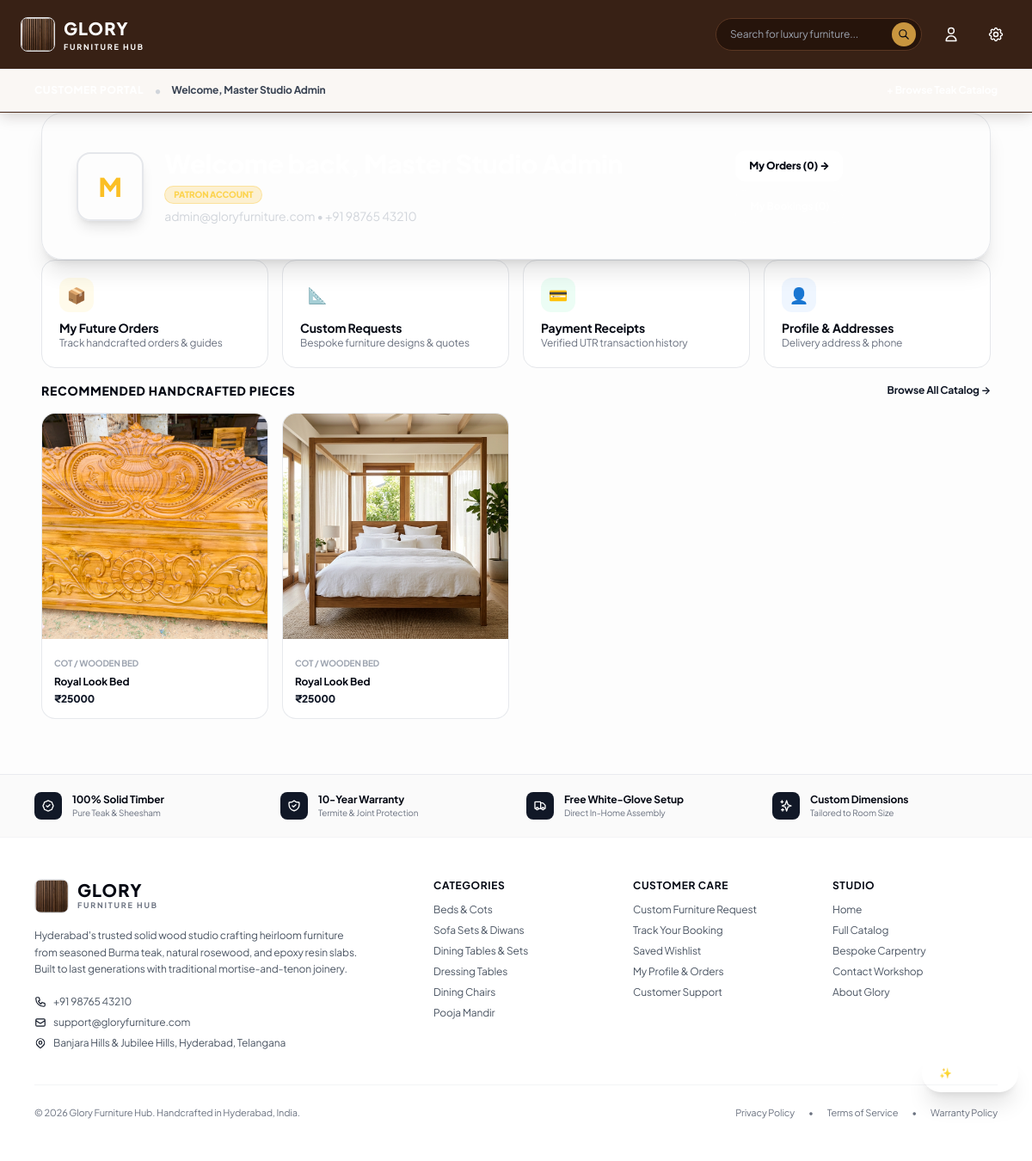
Page /customer/home/ (signed in) on the earlier database version.
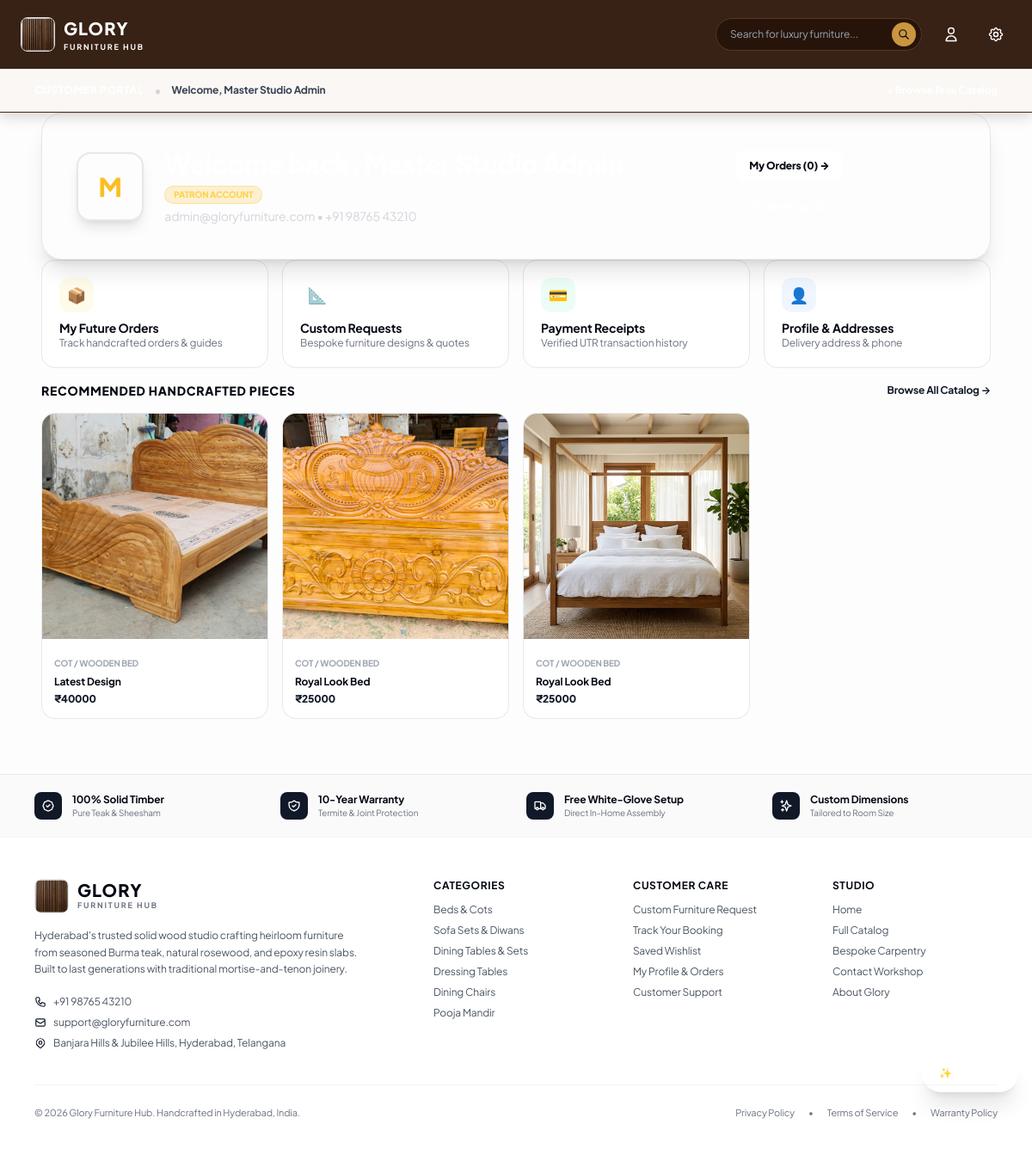
Same page on the later database version.
### apps/store/models.py (models this page shows, shortened)
class Product(models.Model):
    STYLE_CHOICES = [
        ('Classic', 'Classic'),
        ('Modern Minimalist', 'Modern Minimalist'),
        ('Rustic', 'Rustic'),
        ('Traditional', 'Traditional'),
    ]
    name = models.CharField(max_length=250)
    slug = models.SlugField(max_length=250, unique=True, blank=True)
    category = models.ForeignKey(Category, on_delete=models.CASCADE, related_name='products')
    price = models.DecimalField(max_digits=12, decimal_places=2)
    in_stock = models.BooleanField(default=True)
    rating = models.DecimalField(max_digits=3, decimal_places=1, default=5.0)
    review_count = models.PositiveIntegerField(default=1)
    material = models.CharField(max_length=250, default='Solid Teak Wood')
    style = models.CharField(max_length=50, choices=STYLE_CHOICES, default='Classic')
    dimensions = models.CharField(max_length=250, default='Standard')
    lead_time = models.CharField(max_length=120, default='5 - 7 Days Delivery')
    description = models.TextField(blank=True)
    finishes = models.JSONField(default=list, blank=True)
    size_variants = models.JSONField(default=list, blank=True)
    primary_image = models.CharField(max_length=500, default='')
    secondary_images = models.JSONField(default=list, blank=True)
    featured = models.BooleanField(default=False)
    new_arrival = models.BooleanField(default=False)
    created_at = models.DateTimeField(auto_now_add=True)
    class Meta:
        ordering = ['-featured', '-created_at']

class Category(models.Model):
    name = models.CharField(max_length=120, unique=True)
    slug = models.SlugField(max_length=120, unique=True, blank=True)
    room_type = models.CharField(max_length=120, blank=True, default='')
    image = models.CharField(max_length=500, blank=True, default='')
    order = models.PositiveIntegerField(default=0)
    class Meta:
        verbose_name_plural = 'Categories'
        ordering = ['order', 'name']

### apps/accounts/views.py (the view)
# urls.py: path('customer/home/', views.customer_home_view, name='customer_home'),
def customer_home_view(request):
    from django.db.models import Q
    user = request.user if request.user.is_authenticated else None
    customer_email = (user.email if user else None) or request.session.get('glory_user_email')
    if user:
        profile, _ = UserProfile.objects.get_or_create(user=user)
        customer_name = profile.full_name or user.get_full_name() or user.username
        customer_phone = profile.phone or ''
    else:
        customer_name = request.session.get('glory_user_name', 'Valued Patron')
        customer_phone = request.session.get('glory_user_phone', '')
    if user or customer_email:
        query = Q()
        if user:
            query |= Q(user=user)
        if customer_email:
            query |= Q(email__iexact=customer_email)
        orders = Order.objects.filter(query).distinct().prefetch_related('transactions').order_by('-created_at')
        bookings = Booking.objects.filter(email__iexact=customer_email).order_by('-created_at') if customer_email else Booking.objects.none()
    else:
        orders = Order.objects.none()
        bookings = Booking.objects.none()
    latest_order = orders.first()
    featured_products = Product.objects.filter(featured=True)[:4]
    if not featured_products.exists():
        featured_products = Product.objects.all()[:4]
    total_spent = sum((o.paid_amount for o in orders), Decimal('0.00'))
    context = {
        'customer_name': customer_name,
        'customer_email': customer_email or '',
        'customer_phone': customer_phone,
        'orders': orders[:4],
        'total_orders': orders.count(),
        'bookings': bookings[:3],
        'total_bookings': bookings.count(),
        'latest_order': latest_order,
        'featured_products': featured_products,
        'total_spent': f"₹{int(total_spent):,}",
    }
    return render(request, 'customer/customer_home.html', context)

### templates/customer/customer_home.html (shortened to what the changed rows need)
{% extends 'base.html' %}
{% load static %}
{% block content %}
<div class="w-full max-w-6xl mx-auto px-4 sm:px-6 lg:px-8 py-8 space-y-8 selection:bg-[#5C3D2E] selection:text-white font-sans">
  <div class="bg-gradient-to-br from-[#2D231B] via-[#3B2C21] to-[#1E140F] rounded-3xl p-6 sm:p-8 lg:p-10 text-white shadow-xl relative overflow-hidden border border-[#5C3D2E]/40">
    <div class="relative z-10 flex flex-col md:flex-row items-start md:items-center justify-between gap-6">
      <div class="flex items-center gap-4 sm:gap-6">
        <div class="space-y-1">
          <div class="flex items-center gap-2 flex-wrap">
            <h1 class="text-xl sm:text-2xl lg:text-3xl font-black text-white">
            </h1>
          </div>
        </div>
      </div>
    </div>
  </div>
  <div class="space-y-4 pt-4">
    <div class="flex items-center justify-between">
      <h2 class="text-sm font-black text-gray-950 uppercase tracking-wider">Recommended Handcrafted Pieces</h2>
    </div>
    <div class="grid grid-cols-2 sm:grid-cols-4 gap-4">
      {% for p in featured_products %}
      <a href="/product/{{ p.id }}/" class="bg-white rounded-2xl border border-gray-200/90 overflow-hidden shadow-2xs hover:shadow-warm transition-all block group">
        <div class="aspect-square overflow-hidden bg-gray-50">
          <img src="{{ p.primary_image }}" alt="{{ p.name }}" class="w-full h-full object-cover group-hover:scale-105 transition-transform duration-300" />
        </div>
        <div class="p-3.5 space-y-1">
          <span class="text-[10px] text-gray-400 font-bold uppercase">{{ p.category.name }}</span>
          <h3 class="font-bold text-xs text-gray-950 truncate">{{ p.name }}</h3>
          <div class="font-black text-xs text-[#5C3D2E]">₹{{ p.price|floatformat:0 }}</div>
        </div>
      </a>
      {% endfor %}
    </div>
  </div>
</div>
{% endblock %}

Differences in the rows shown:
added Product: primary_image (picture), category.name "COT / WOODEN BED", name "Latest Design", price "40000"
